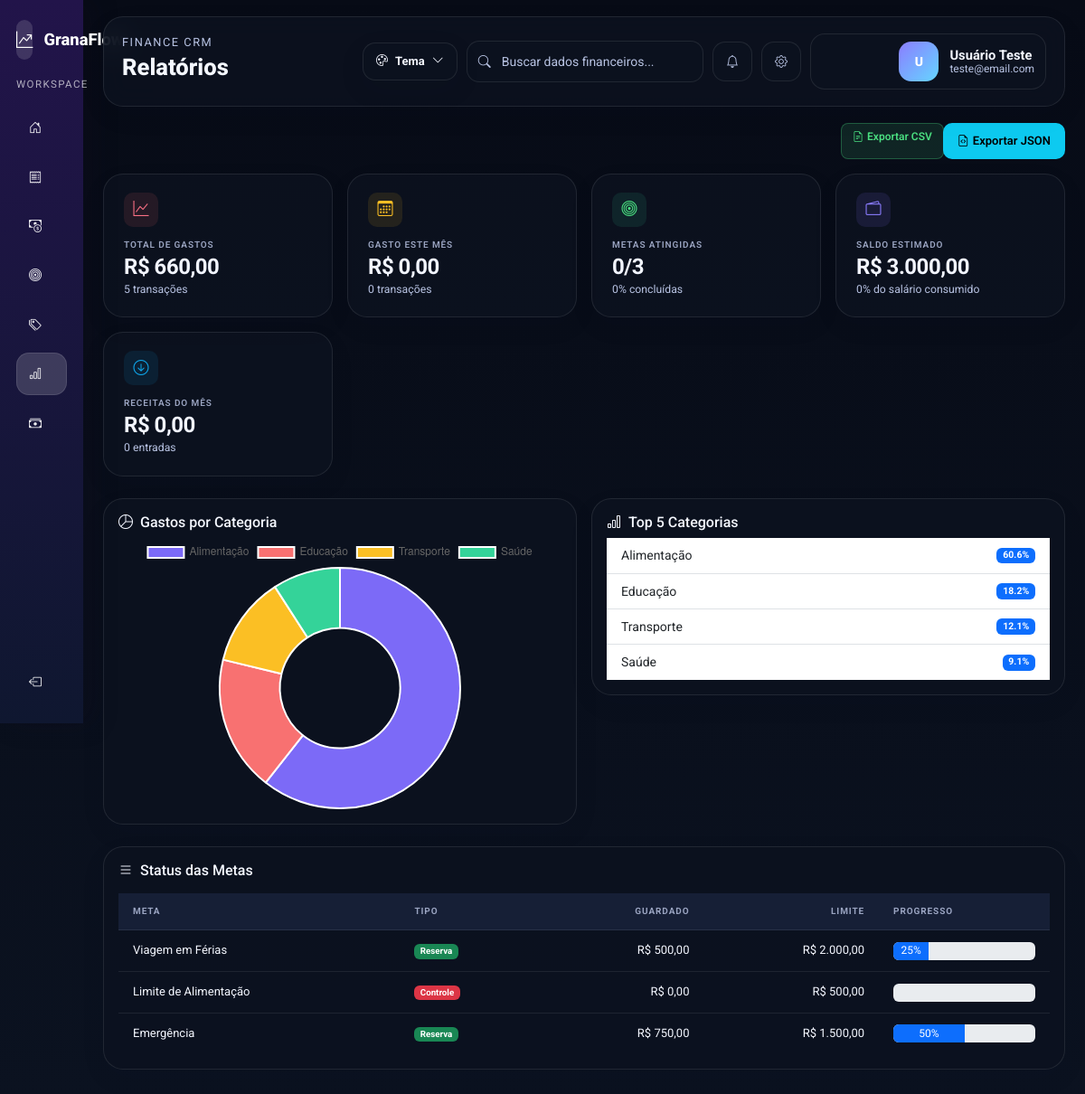
The app's page /public/relatorio (signed in) with its own data.
### tables this page shows
CREATE TABLE IF NOT EXISTS metas (
  id_meta INT AUTO_INCREMENT PRIMARY KEY,
  id_usuario INT NOT NULL,
  id_categoria INT NULL,
  nome_meta VARCHAR(50) NOT NULL,
  valor_limite DECIMAL(10,2) NOT NULL,
  valor_guardado DECIMAL(10,2) DEFAULT 0.00,
  tipo ENUM('gasto', 'reserva') DEFAULT 'gasto',
  data_inicio DATE,
  data_fim DATE,
  data_criacao DATETIME DEFAULT CURRENT_TIMESTAMP,
  FOREIGN KEY (id_usuario) REFERENCES usuarios(id_usuario) ON DELETE CASCADE,
  FOREIGN KEY (id_categoria) REFERENCES categorias(id_categoria) ON DELETE SET NULL
);

### app/Core/Controller.php (called while the page is built, shortened)
<?php
class Controller
{
    public function model($model)
    {
        $file = dirname(__DIR__) . '/Models/' . $model . '.php';
        return new $modelClass();
    }
    public function view($view, $data = [])
    {
        extract($data);
        $file = dirname(__DIR__) . '/Views/' . $view . '.php';
        require_once $file;
    }
}

### app/Controllers/RelatorioController.php (called while the page is built, shortened)
<?php
class RelatorioController extends Controller
{
    public function index()
    {
        $id_usuario = $_SESSION['id_usuario'];
        $gastoModel = $this->model('Gasto');
        $receitaModel = $this->model('Receita');
        $metaModel = $this->model('Meta');
        $salarioModel = $this->model('Salario');
        $gastos = $gastoModel->getGastos($id_usuario);
        $receitas = $receitaModel->getReceitas($id_usuario);
        $metas = $metaModel->getMetas($id_usuario);
        $salario = $salarioModel->getSalario($id_usuario);
        $total_gastos = array_sum(array_column($gastos, 'valor'));
        $mes_atual = date('m');
        $ano_atual = date('Y');
        $gastos_mes = array_filter($gastos, function ($g) use ($mes_atual, $ano_atual) {
            return date('m', strtotime($g['data_gasto'])) == $mes_atual
                && date('Y', strtotime($g['data_gasto'])) == $ano_atual;
        });
        $total_mes = array_sum(array_column($gastos_mes, 'valor'));
        $receitas_mes = array_filter($receitas, function ($r) use ($mes_atual, $ano_atual) {
            return date('m', strtotime($r['data_receita'])) == $mes_atual
                && date('Y', strtotime($r['data_receita'])) == $ano_atual;
        });
        $total_receitas_mes = array_sum(array_column($receitas_mes, 'valor'));
        $saldo_estimado = $salario + $total_receitas_mes - $total_mes;
        $percentual_consumido = $salario > 0 ? min(100, ($total_mes / $salario) * 100) : 0;
        $gastos_categoria = [];
        foreach ($gastos as $g) {
            if (!isset($gastos_categoria[$g['categoria']])) {
                $gastos_categoria[$g['categoria']] = 0;
            }
            $gastos_categoria[$g['categoria']] += $g['valor'];
        }
        arsort($gastos_categoria);
        $total_metas = count($metas);
        $metas_atingidas = count(array_filter($metas, function ($m) {
            return $m['valor_guardado'] >= $m['valor_limite'];
        }));
        $data = [
            'total_gastos' => $total_gastos,
            'total_mes' => $total_mes,
            'total_receitas_mes' => $total_receitas_mes,
            'saldo_estimado' => $saldo_estimado,
            'percentual_consumido' => $percentual_consumido,
            'salario' => $salario,
            'quantidade_gastos' => count($gastos),
            'quantidade_receitas' => count($receitas),
            'quantidade_mes' => count($gastos_mes),
            'gastos_categoria' => $gastos_categoria,
            'metas' => $metas,
            'total_metas' => $total_metas,
            'metas_atingidas' => $metas_atingidas,
            'gastos' => $gastos,
        ];
        $this->view('relatorios/index', $data);
    }
}

### app/Core/App.php (called while the page is built, shortened)
<?php
class App
{
    protected $method     = 'login';
    public function __construct()
    {
        $url = $this->parseUrl();
        $route = strtolower($url[0]);
        $aliases = [
            'categoria' => 'CategoriaController',
            'categorias' => 'CategoriaController',
            'perfil' => 'PerfilController',
            'relatorio' => 'RelatorioController',
            'relatorios' => 'RelatorioController',
            'receita' => 'ReceitasController',
            'receitas' => 'ReceitasController',
        ];
        $controllerNome = $aliases[$route] ?? (ucfirst($route) . 'Controller');
        $this->controller = $controllerNome;
        unset($url[0]);
        $url = array_values($url);
        $controllerObj   = new $controllerClass();
        if (!empty($url[0]) && method_exists($controllerObj, $url[0])) {
            $this->method = $url[0];
            unset($url[0]);
            $url = array_values($url);
        } else {
            $defaults = [
                'AuthController'      => 'login',
                'DashboardController' => 'index',
                'GastosController'    => 'index',
                'MetasController'     => 'index',
            ];
            $this->method = $defaults[$this->controller] ?? 'index';
        }
        $this->params = $url;
        call_user_func_array([$controllerObj, $this->method], $this->params);
    }
    protected function parseUrl()
    {
        if (isset($_GET['url'])) {
            return array_values(explode(
                '/',
                filter_var(rtrim($_GET['url'], '/'), FILTER_SANITIZE_URL)
            ));
        }
        return [];
    }
}

### public/index.php (called while the page is built)
<?php
require_once dirname(__DIR__) . '/app/init.php';
require_once dirname(__DIR__) . '/app/Core/App.php';
new \App\Core\App();

### app/init.php (called while the page is built, shortened)
<?php
spl_autoload_register(function ($class) {
    if (strpos($class, 'App\\') === 0) {
        $relative = substr($class, 4);
        $relative = str_replace('\\', '/', $relative);
        $file = dirname(__DIR__) . '/app/' . $relative . '.php';
    }
});

### app/Core/Model.php (called while the page is built, shortened)
<?php
class Model
{
    public function __construct()
    {
        $host   = "localhost";
        $usuario = "root";
        $senha  = "";
        $banco  = "granaflow";
        $porta  = 3308;
        $this->db = new mysqli($host, $usuario, $senha, $banco, $porta);
    }
}

### app/Models/Gasto.php (called while the page is built, shortened)
<?php
class Gasto extends Model
{
    public function getGastos($usuario_id, $filtro_categoria = null, $filtro_mes = null, $ordem = 'data_desc', $busca = null)
    {
        $sql = "SELECT g.*, c.nome AS categoria, m.simbolo
                FROM gastos g
                JOIN categorias c ON g.id_categoria = c.id_categoria
                JOIN moedas m ON g.id_moeda = m.id_moeda
                WHERE g.id_usuario = ?";
        $params = [$usuario_id];
        $tipos = "i";
        switch ($ordem) {
            default:
                $sql .= " ORDER BY g.data_gasto DESC";
        }
        $stmt = $this->db->prepare($sql);
        $stmt->bind_param($tipos, ...$params);
        $stmt->execute();
        return $stmt->get_result()->fetch_all(MYSQLI_ASSOC);
    }
}

### app/Models/Meta.php (called while the page is built, shortened)
<?php
class Meta extends Model
{
    public function getMetas($id_usuario)
    {
        $stmt = $this->db->prepare("SELECT * FROM metas WHERE id_usuario = ? ORDER BY data_criacao DESC");
        $stmt->bind_param("i", $id_usuario);
        $stmt->execute();
        return $stmt->get_result()->fetch_all(MYSQLI_ASSOC);
    }
}

### app/Models/Salario.php (called while the page is built, shortened)
<?php
class Salario extends Model
{
    public function getSalario($id_usuario)
    {
        $stmt = $this->db->prepare("SELECT valor FROM salarios WHERE id_usuario = ? LIMIT 1");
        $stmt->bind_param("i", $id_usuario);
        $stmt->execute();
        $row = $stmt->get_result()->fetch_assoc();
        return $row ? floatval($row['valor']) : 0.0;
    }
}

### app/Models/Receita.php (called while the page is built, shortened)
<?php
class Receita extends Model
{
    public function getReceitas($usuario_id, $filtro_mes = null, $ordem = 'data_desc', $busca = null)
    {
        $sql = "SELECT r.*, m.simbolo
                FROM receitas r
                JOIN moedas m ON r.id_moeda = m.id_moeda
                WHERE r.id_usuario = ?";
        $params = [$usuario_id];
        $tipos = "i";
        switch ($ordem) {
            default:
                $sql .= " ORDER BY r.data_receita DESC";
        }
        $stmt = $this->db->prepare($sql);
        $stmt->bind_param($tipos, ...$params);
        $stmt->execute();
        return $stmt->get_result()->fetch_all(MYSQLI_ASSOC);
    }
}

### app/Views/relatorios/index.php (the view, shortened to what this page needs)
<?php
require_once dirname(__DIR__) . '/partials/shell_top.php';
?>
<div class="d-flex justify-content-end mb-3">
    <div class="btn-group">
        <a href="<?= BASE_URL ?>relatorio/exportarCSV" class="btn btn-success btn-acao btn-sm">
            <i class="bi bi-file-earmark-text me-1"></i>Exportar CSV
        </a>
        <a href="<?= BASE_URL ?>relatorio/exportarJSON" class="btn btn-info btn-acao btn-sm">
            <i class="bi bi-file-earmark-code me-1"></i>Exportar JSON
        </a>
    </div>
</div>
<div class="row g-3 mb-4">
    <div class="col-md-3"><div class="card card-resumo"><div class="card-body"><div class="card-resumo-icon" style="background:rgba(248,113,113,0.1);color:var(--red);"><i class="bi bi-graph-up"></i></div><h6>Total de Gastos</h6><div class="valor">R$ <?= number_format($total_gastos, 2, ',', '.') ?></div><small class="page-subtitle"><?= $quantidade_gastos ?> transações</small></div></div></div>
    <div class="col-md-3"><div class="card card-resumo"><div class="card-body"><div class="card-resumo-icon" style="background:rgba(251,191,36,0.1);color:var(--yellow);"><i class="bi bi-calendar3"></i></div><h6>Gasto este Mês</h6><div class="valor">R$ <?= number_format($total_mes, 2, ',', '.') ?></div><small class="page-subtitle"><?= $quantidade_mes ?> transações</small></div></div></div>
    <div class="col-md-3"><div class="card card-resumo"><div class="card-body"><div class="card-resumo-icon" style="background:rgba(52,211,153,0.1);color:var(--green);"><i class="bi bi-bullseye"></i></div><h6>Metas Atingidas</h6><div class="valor"><?= $metas_atingidas ?>/<?= $total_metas ?></div><small class="page-subtitle"><?= $total_metas > 0 ? number_format(($metas_atingidas / $total_metas * 100), 0) : 0 ?>% concluídas</small></div></div></div>
    <div class="col-md-3"><div class="card card-resumo"><div class="card-body"><div class="card-resumo-icon" style="background:rgba(124,106,247,0.12);color:var(--accent);"><i class="bi bi-wallet2"></i></div><h6>Saldo Estimado</h6><div class="valor">R$ <?= number_format($saldo_estimado ?? 0, 2, ',', '.') ?></div><small class="page-subtitle"><?= number_format($percentual_consumido ?? 0, 0) ?>% do salário consumido</small></div></div></div>
    <div class="col-md-3"><div class="card card-resumo"><div class="card-body"><div class="card-resumo-icon" style="background:rgba(14,165,233,0.1);color:#0ea5e9;"><i class="bi bi-arrow-down-circle"></i></div><h6>Receitas do Mês</h6><div class="valor">R$ <?= number_format($total_receitas_mes ?? 0, 2, ',', '.') ?></div><small class="page-subtitle"><?= $quantidade_receitas ?? 0 ?> entradas</small></div></div></div>
</div>
<div class="row g-3 mb-4">
    <div class="col-md-6"><div class="card formulario-card"><div class="card-body"><h6><i class="bi bi-pie-chart me-2"></i>Gastos por Categoria</h6><canvas id="graficoCategoria" style="max-height:300px;"></canvas></div></div></div>
    <div class="col-md-6"><div class="card formulario-card"><div class="card-body"><h6><i class="bi bi-bar-chart me-2"></i>Top 5 Categorias</h6><div class="list-group list-group-flush"><?php $top5 = array_slice($gastos_categoria, 0, 5, true); $total_categoria = array_sum($gastos_categoria); foreach ($top5 as $categoria => $valor): $percentual = $total_categoria > 0 ? ($valor / $total_categoria * 100) : 0; ?><div class="list-group-item d-flex justify-content-between align-items-center"><span><?= htmlspecialchars($categoria) ?></span><span class="badge bg-primary"><?= number_format($percentual, 1) ?>%</span></div><?php endforeach; ?></div></div></div></div>
</div>
<?php if (!empty($metas)): ?>
    <div class="card formulario-card">
        <div class="card-body">
            <h6 class="mb-3"><i class="bi bi-list me-2"></i>Status das Metas</h6>
            <div class="table-responsive">
                <table class="table table-sm mb-0 tabela-gastos">
                    <thead>
                        <tr>
                            <th>Meta</th>
                            <th>Tipo</th>
                            <th class="text-end">Guardado</th>
                            <th class="text-end">Limite</th>
                            <th>Progresso</th>
                        </tr>
                    </thead>
                    <tbody>
                        <?php foreach ($metas as $meta):
                            $percentual = $meta['valor_limite'] > 0 ? ($meta['valor_guardado'] / $meta['valor_limite'] * 100) : 0;
                        ?>
                            <tr>
                                <td><?= htmlspecialchars($meta['nome_meta']) ?></td>
                                <td><span class="badge bg-<?= $meta['tipo'] === 'gasto' ? 'danger' : 'success' ?>"><?= $meta['tipo'] === 'gasto' ? 'Controle' : 'Reserva' ?></span></td>
                                <td class="text-end">R$ <?= number_format($meta['valor_guardado'], 2, ',', '.') ?></td>
                                <td class="text-end">R$ <?= number_format($meta['valor_limite'], 2, ',', '.') ?></td>
                                <td><div class="progress" style="height:20px;"><div class="progress-bar" role="progressbar" style="width: <?= min(100, $percentual) ?>%;"><?= number_format($percentual, 0) ?>%</div></div></td>
                            </tr>
                        <?php endforeach; ?>
                    </tbody>
                </table>
            </div>
        </div>
    </div>
<?php endif; ?>
<script>
const labels = <?= json_encode(array_keys($gastos_categoria)) ?>;
const valores = <?= json_encode(array_values($gastos_categoria)) ?>;
const cores = ['#7c6af7', '#f87171', '#fbbf24', '#34d399', '#3b82f6', '#8b5cf6', '#ec4899', '#14b8a6', '#f59e0b', '#10b981'];
const ctxCategoria = document.getElementById('graficoCategoria');
if (ctxCategoria) {
    new Chart(ctxCategoria, {
        type: 'doughnut',
        data: { labels, datasets: [{ data: valores, backgroundColor: cores.slice(0, labels.length), borderColor: '#fff', borderWidth: 2 }] },
        options: { responsive: true, maintainAspectRatio: true }
    });
}
</script>
<?php require_once dirname(__DIR__) . '/partials/shell_bottom.php'; ?>

### records on screen
metas: nome_meta "Viagem em Férias", tipo "Reserva", valor_guardado "500,00", valor_limite "2.000,00", percentual "25"
metas: nome_meta "Limite de Alimentação", tipo "Controle", valor_guardado "0,00", valor_limite "500,00"
metas: nome_meta "Emergência", tipo "Reserva", valor_guardado "750,00", valor_limite "1.500,00", percentual "50"

### other values on screen
$pageKicker "FINANCE CRM"
$pageHeading "Relatórios"
substr($userName, 0, 1) "U"
$userName "Usuário Teste"
$userEmail "teste@email.com"
$total_gastos "660,00"
$quantidade_gastos "5"
$total_mes "0,00"
$quantidade_mes "0"
$metas_atingidas "0"
$total_metas "3"
$metas_atingidas / $total_metas * 100 "0"
$saldo_estimado "3.000,00"
$percentual_consumido "0"
$total_receitas_mes "0,00"
